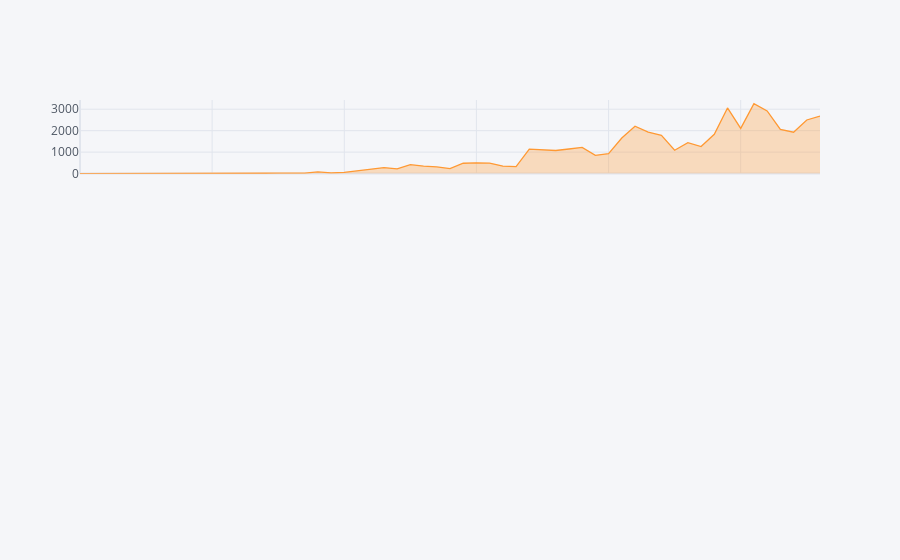

The notebook cell this image was saved under:
### Code cell
import cufflinks as cf



fig = casosNovosDia.casosNovos.iplot(asFigure=True, subplots=True, shape=(4,1), shared_xaxes=True, fill=True
                                   
)
#fig = casosTotal.casosAcumulados.iplot(asFigure=True, subplots=True, shape=(4,1), shared_xaxes=True, fill=True)
#fig = mortesTotal.obitosAcumulados.iplot(asFigure=True, subplots=True, shape=(4,1), shared_xaxes=True, fill=True)
fig.show()

### Figure 1 — Plotly figure (JSON) as saved in the notebook; plotly's stock layout.template omitted (floating-point values rounded to 4 significant figures)
{"data": [{"fill": "tozeroy", "fillcolor": "rgba(255, 153, 51, 0.3)", "line": {"color": "rgba(255, 153, 51, 1.0)", "dash": "solid", "shape": "linear", "width": 1.3}, "mode": "lines", "name": "casosNovos", "text": "", "type": "scatter", "x": [0, 1, 2, 3, 4, 5, 6, 7, 8, 9, 10, 11, 12, 13, 14, 15, 16, 17, 18, 19, 20, 21, 22, 23, 24, 25, 26, 27, 28, 29, 30, 31, 32, 33, 34, 35, 36, 37, 38, 39, 40, 41, 42, 43, 44, 45, 46, 47, 48, 49, 50, 51, 52, 53, 54, 55, 56], "xaxis": "x", "y": [1, 0, 0, 1, 0, 0, 0, 1, 4, 6, 6, 6, 0, 9, 18, 25, 21, 23, 79, 34, 57, 137, 193, 283, 224, 418, 345, 310, 232, 482, 502, 486, 353, 323, 1138, 1117, 1076, 1146, 1222, 852, 926, 1661, 2210, 1930, 1781, 1089, 1442, 1261, 1832, 3058, 2105, 3257, 2917, 2055, 1927, 2498, 2678], "yaxis": "y"}], "layout": {"legend": {"bgcolor": "#F5F6F9", "font": {"color": "#4D5663"}}, "paper_bgcolor": "#F5F6F9", "plot_bgcolor": "#F5F6F9", "title": {"font": {"color": "#4D5663"}}, "xaxis": {"anchor": "y", "domain": [0, 1], "gridcolor": "#E1E5ED", "matches": "x4", "showgrid": true, "showticklabels": false, "tickfont": {"color": "#4D5663"}, "title": {"font": {"color": "#4D5663"}, "text": ""}, "zerolinecolor": "#E1E5ED"}, "yaxis": {"anchor": "x", "domain": [0.8063, 1], "gridcolor": "#E1E5ED", "showgrid": true, "tickfont": {"color": "#4D5663"}, "title": {"font": {"color": "#4D5663"}, "text": ""}, "zerolinecolor": "#E1E5ED"}}}
